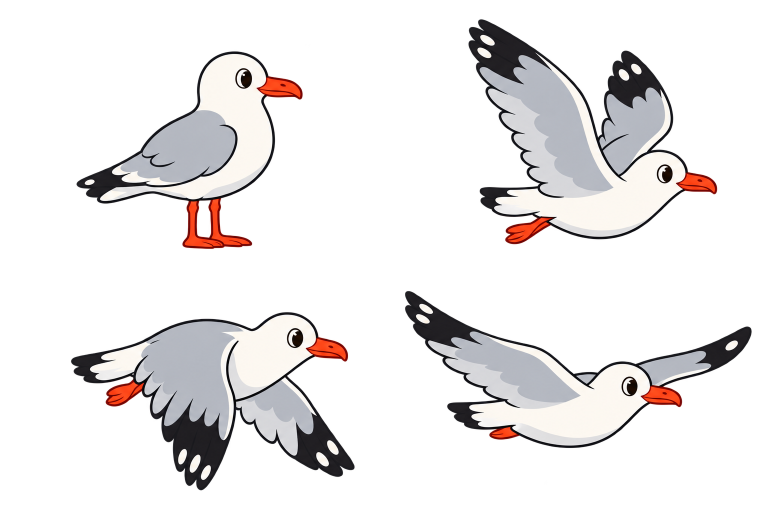
#> input picture SourceArt/Beach/Seagulls/seagull-poses.png, 1536 x 1024 px (shown at 1/2 size)
$ python prepare_layers.py
#> lines starting #> are read from the running program, lines starting #| are printed output that depends on the picture
"""Preserve the generated atlas pixels in four named editable pose layers."""
from io import BytesIO
from pathlib import Path
from zipfile import ZipFile, ZIP_STORED
from xml.etree.ElementTree import Element, SubElement, tostring
from PIL import Image
root=Path(__file__).resolve().parent
image=Image.open(root/'seagull-poses.png')
#> image is the input picture: PIL image 1536x1024 RGBA; mean R, G, B, A 75, 64.2, 63.3, 60.8
document=Element('image',{'w':str(image.width),'h':str(image.height),'name':'Silver gull poses'})
stack=SubElement(document,'stack')
with ZipFile(root/'seagull-poses.ora','w') as archive:
    archive.writestr('mimetype','image/openraster',compress_type=ZIP_STORED)
    for i,name in enumerate(('Resting','Wings up','Wings down','Glide')):
        x=(i%2)*768;y=(i//2)*512;layer=image.crop((x,y,x+768,y+512))
        pixels=BytesIO();layer.save(pixels,format='PNG');src=f'data/pose-{i}.png'
        archive.writestr(src,pixels.getvalue())
        SubElement(stack,'layer',{'name':name,'src':src,'x':str(x),'y':str(y),'opacity':'1.0','visibility':'visible','composite-op':'svg:src-over'})
#> this loop made 4 passes
#> pass 1, `layer = image.crop((x, y, x + 768, y + 512))`:
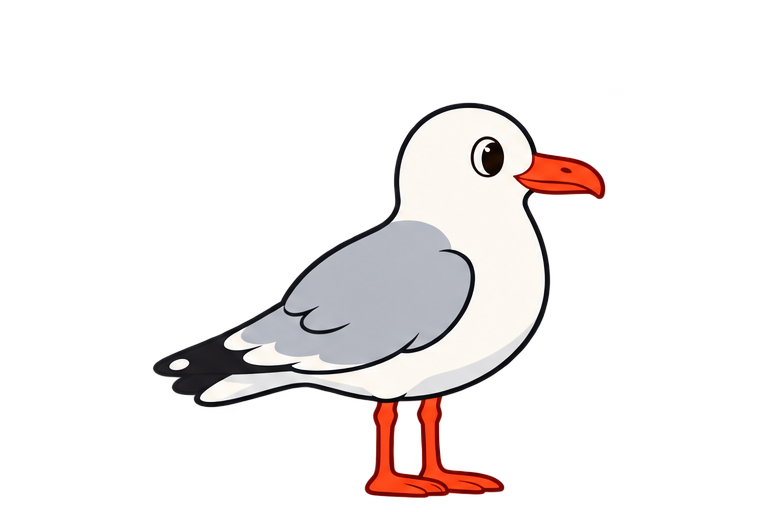
#> layer: PIL image 768x512 RGBA; mean R, G, B, A 67.8, 54.1, 52, 45.9; transparent parts drawn white
#> pass 2, `layer = image.crop((x, y, x + 768, y + 512))`:
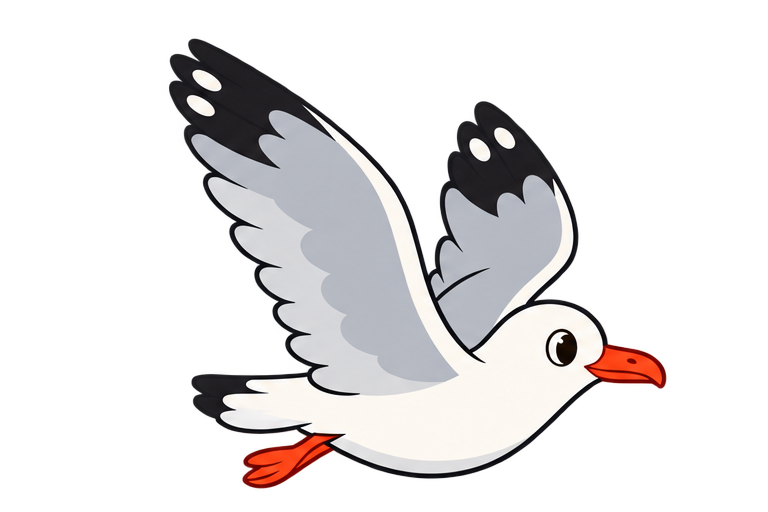
#> layer: PIL image 768x512 RGBA; mean R, G, B, A 80.8, 72.2, 72, 75.8; transparent parts drawn white
#> pass 3, `layer = image.crop((x, y, x + 768, y + 512))`:
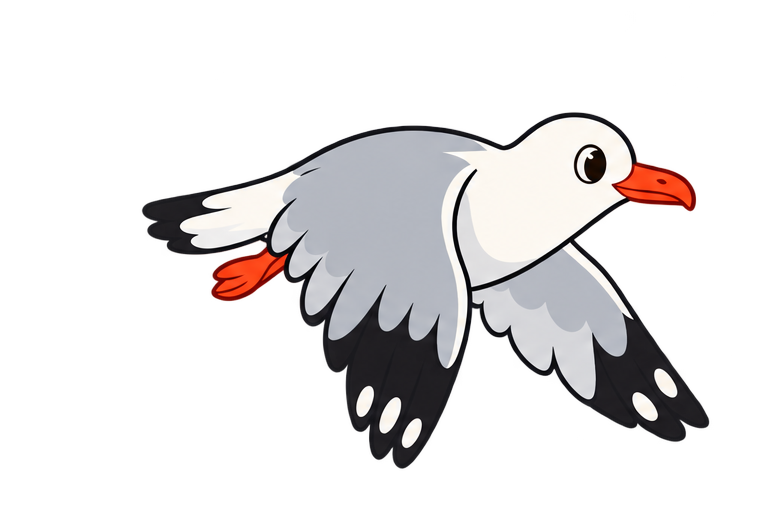
#> layer: PIL image 768x512 RGBA; mean R, G, B, A 76.3, 64.1, 63.5, 67.1; transparent parts drawn white
#> after the loop:
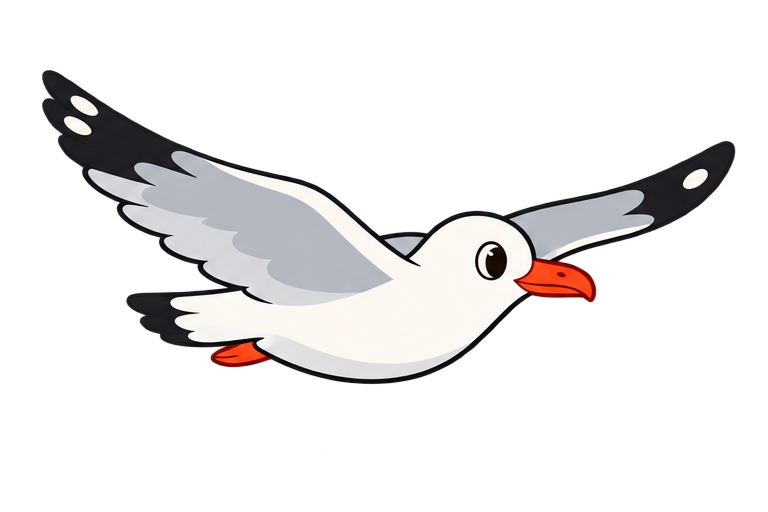
#> layer: PIL image 768x512 RGBA; mean R, G, B, A 75.1, 66.3, 65.8, 54.3; transparent parts drawn white
    archive.writestr('stack.xml',tostring(document,encoding='utf-8'))
    archive.write(root/'seagull-poses.png','mergedimage.png')
print('Preserved four editable pose layers; generated atlas unchanged.')
